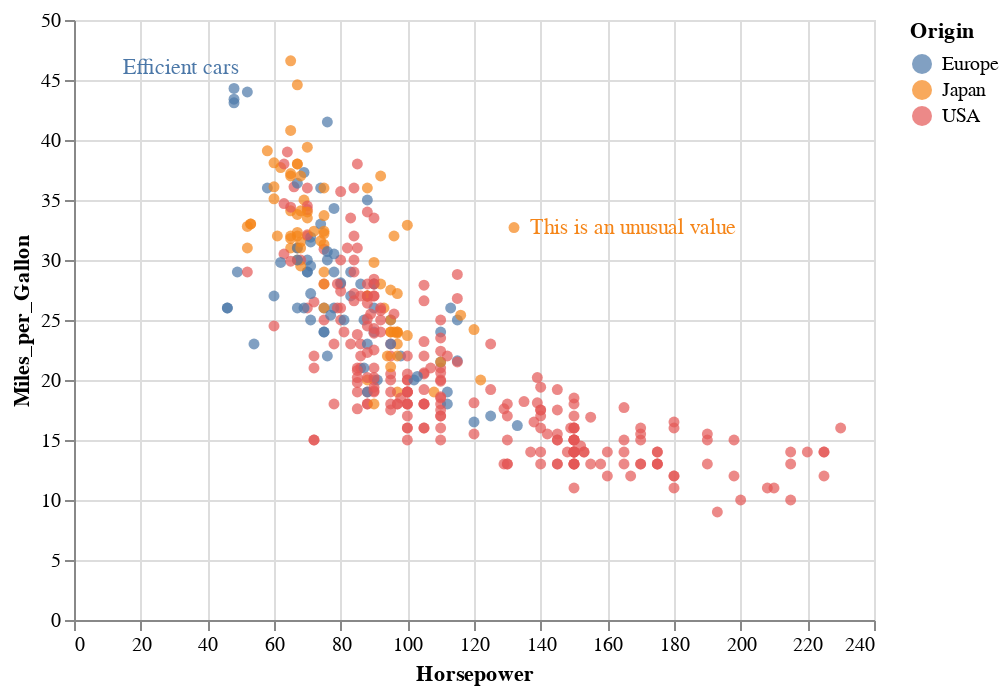

Here is the notebook cell this chart was saved with:
### Code cell
# Step 4: combine graph with annotations
chart = graph + annotations

chart

### Figure 1 — Vega-Lite specification as saved in the notebook (floating-point values rounded to 4 significant figures; data arrays with more than 128 entries replaced by an {"elided": "..."} marker saying what was removed)
{"config": {"view": {"continuousWidth": 400, "continuousHeight": 300}}, "layer": [{"data": {"name": "data-309e2be47772e1e29443579b44ff876b"}, "mark": "circle", "encoding": {"color": {"field": "Origin", "type": "nominal"}, "tooltip": [{"field": "Horsepower", "type": "quantitative"}, {"field": "Miles_per_Gallon", "type": "quantitative"}], "x": {"field": "Horsepower", "type": "quantitative"}, "y": {"field": "Miles_per_Gallon", "type": "quantitative"}}}, {"data": {"name": "data-f7bec9ce5eb89764493d2e84a6201b03"}, "mark": {"type": "text", "align": "left", "baseline": "middle", "dx": 8}, "encoding": {"color": {"field": "Origin", "type": "nominal"}, "text": {"field": "Annotation", "type": "nominal"}, "x": {"field": "Horsepower", "type": "quantitative"}, "y": {"field": "Miles_per_Gallon", "type": "quantitative"}}}], "$schema": "https://vega.github.io/schema/vega-lite/v4.17.0.json", "datasets": {"data-309e2be47772e1e29443579b44ff876b": {"elided": "392 records"}, "data-f7bec9ce5eb89764493d2e84a6201b03": [{"Horsepower": 132, "Miles_per_Gallon": 32.7, "Origin": "Japan", "Annotation": "This is an unusual value"}, {"Horsepower": 10, "Miles_per_Gallon": 46.0, "Origin": "Europe", "Annotation": "Efficient cars"}]}}
